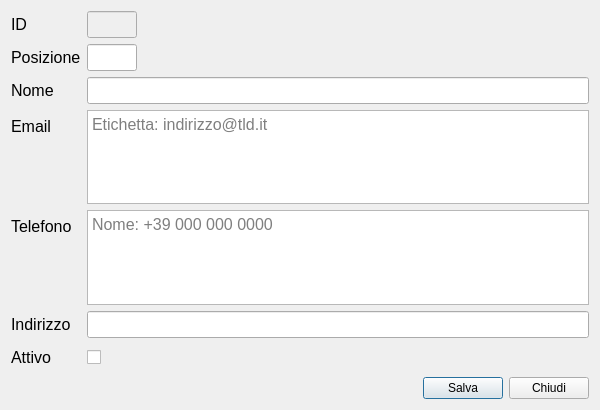
<?xml version="1.0" encoding="UTF-8"?>
<ui version="4.0">
 <class>ClientClass</class>
 <widget class="QDialog" name="ClientClass">
  <property name="windowModality">
   <enum>Qt::NonModal</enum>
  </property>
  <property name="geometry">
   <rect>
    <x>0</x>
    <y>0</y>
    <width>600</width>
    <height>410</height>
   </rect>
  </property>
  <property name="windowTitle">
   <string>Cliente</string>
  </property>
  <property name="modal">
   <bool>true</bool>
  </property>
  <layout class="QGridLayout" name="gridLayout">
   <item row="0" column="0">
    <layout class="QFormLayout" name="formLayout">
     <item row="0" column="0">
      <widget class="QLabel" name="label_7">
       <property name="minimumSize">
        <size>
         <width>0</width>
         <height>27</height>
        </size>
       </property>
       <property name="maximumSize">
        <size>
         <width>16777215</width>
         <height>27</height>
        </size>
       </property>
       <property name="font">
        <font>
         <pointsize>12</pointsize>
        </font>
       </property>
       <property name="text">
        <string>ID</string>
       </property>
      </widget>
     </item>
     <item row="1" column="0">
      <widget class="QLabel" name="label">
       <property name="minimumSize">
        <size>
         <width>0</width>
         <height>27</height>
        </size>
       </property>
       <property name="maximumSize">
        <size>
         <width>16777215</width>
         <height>27</height>
        </size>
       </property>
       <property name="font">
        <font>
         <pointsize>12</pointsize>
        </font>
       </property>
       <property name="toolTip">
        <string>Lasciare vuoto per posizionare in ultima posizione</string>
       </property>
       <property name="text">
        <string>Posizione</string>
       </property>
      </widget>
     </item>
     <item row="1" column="1">
      <widget class="QLineEdit" name="position">
       <property name="minimumSize">
        <size>
         <width>50</width>
         <height>0</height>
        </size>
       </property>
       <property name="maximumSize">
        <size>
         <width>50</width>
         <height>16777215</height>
        </size>
       </property>
       <property name="font">
        <font>
         <pointsize>12</pointsize>
        </font>
       </property>
      </widget>
     </item>
     <item row="2" column="0">
      <widget class="QLabel" name="label_2">
       <property name="minimumSize">
        <size>
         <width>0</width>
         <height>27</height>
        </size>
       </property>
       <property name="maximumSize">
        <size>
         <width>16777215</width>
         <height>27</height>
        </size>
       </property>
       <property name="font">
        <font>
         <pointsize>12</pointsize>
        </font>
       </property>
       <property name="text">
        <string>Nome</string>
       </property>
      </widget>
     </item>
     <item row="2" column="1">
      <widget class="QLineEdit" name="name">
       <property name="font">
        <font>
         <pointsize>12</pointsize>
        </font>
       </property>
      </widget>
     </item>
     <item row="3" column="0">
      <widget class="QLabel" name="label_3">
       <property name="font">
        <font>
         <pointsize>12</pointsize>
        </font>
       </property>
       <property name="toolTip">
        <string>Inserire un indirizzo per riga</string>
       </property>
       <property name="text">
        <string>Email</string>
       </property>
      </widget>
     </item>
     <item row="3" column="1">
      <widget class="QTextEdit" name="email">
       <property name="font">
        <font>
         <pointsize>12</pointsize>
        </font>
       </property>
       <property name="placeholderText">
        <string>Etichetta: indirizzo@tld.it</string>
       </property>
      </widget>
     </item>
     <item row="4" column="0">
      <widget class="QLabel" name="label_4">
       <property name="font">
        <font>
         <pointsize>12</pointsize>
        </font>
       </property>
       <property name="toolTip">
        <string>Inserire un numero per riga</string>
       </property>
       <property name="text">
        <string>Telefono</string>
       </property>
      </widget>
     </item>
     <item row="4" column="1">
      <widget class="QTextEdit" name="phone">
       <property name="font">
        <font>
         <pointsize>12</pointsize>
        </font>
       </property>
       <property name="placeholderText">
        <string>Nome: +39 000 000 0000</string>
       </property>
      </widget>
     </item>
     <item row="5" column="0">
      <widget class="QLabel" name="label_5">
       <property name="minimumSize">
        <size>
         <width>0</width>
         <height>27</height>
        </size>
       </property>
       <property name="maximumSize">
        <size>
         <width>16777215</width>
         <height>27</height>
        </size>
       </property>
       <property name="font">
        <font>
         <pointsize>12</pointsize>
        </font>
       </property>
       <property name="text">
        <string>Indirizzo</string>
       </property>
      </widget>
     </item>
     <item row="5" column="1">
      <widget class="QLineEdit" name="address">
       <property name="font">
        <font>
         <pointsize>12</pointsize>
        </font>
       </property>
      </widget>
     </item>
     <item row="6" column="0">
      <widget class="QLabel" name="label_6">
       <property name="minimumSize">
        <size>
         <width>0</width>
         <height>27</height>
        </size>
       </property>
       <property name="maximumSize">
        <size>
         <width>16777215</width>
         <height>27</height>
        </size>
       </property>
       <property name="font">
        <font>
         <pointsize>12</pointsize>
        </font>
       </property>
       <property name="text">
        <string>Attivo</string>
       </property>
      </widget>
     </item>
     <item row="6" column="1">
      <widget class="QCheckBox" name="active">
       <property name="minimumSize">
        <size>
         <width>0</width>
         <height>27</height>
        </size>
       </property>
       <property name="maximumSize">
        <size>
         <width>16777215</width>
         <height>27</height>
        </size>
       </property>
       <property name="text">
        <string/>
       </property>
      </widget>
     </item>
     <item row="0" column="1">
      <widget class="QLineEdit" name="id">
       <property name="enabled">
        <bool>false</bool>
       </property>
       <property name="minimumSize">
        <size>
         <width>50</width>
         <height>27</height>
        </size>
       </property>
       <property name="maximumSize">
        <size>
         <width>50</width>
         <height>27</height>
        </size>
       </property>
       <property name="font">
        <font>
         <pointsize>12</pointsize>
        </font>
       </property>
      </widget>
     </item>
    </layout>
   </item>
   <item row="1" column="0">
    <layout class="QHBoxLayout" name="horizontalLayout">
     <item>
      <spacer name="horizontalSpacer">
       <property name="orientation">
        <enum>Qt::Horizontal</enum>
       </property>
       <property name="sizeHint" stdset="0">
        <size>
         <width>40</width>
         <height>20</height>
        </size>
       </property>
      </spacer>
     </item>
     <item>
      <widget class="QPushButton" name="btnSave">
       <property name="text">
        <string>Salva</string>
       </property>
      </widget>
     </item>
     <item>
      <widget class="QPushButton" name="btnClose">
       <property name="text">
        <string>Chiudi</string>
       </property>
      </widget>
     </item>
    </layout>
   </item>
  </layout>
 </widget>
 <layoutdefault spacing="6" margin="11"/>
 <resources/>
 <connections/>
</ui>
